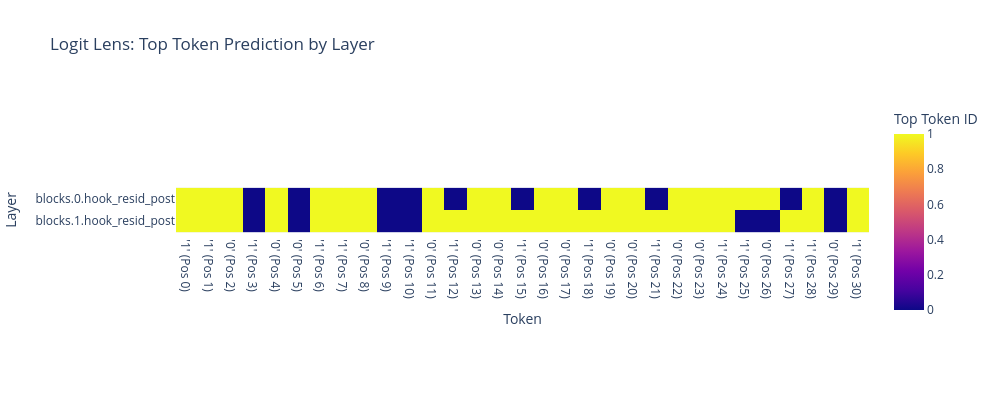

Notebook cell for this chart:
### Code cell
fig = plot_logit_lens_heatmap(
    model,
    cache_data=clean_cache_data,
    start=0, # Start from the first token
    hook_filter='resid_post',
    figsize=(20, 8)
)
fig.show()

### Figure 1 — Plotly figure (JSON) as saved in the notebook; plotly's stock layout.template omitted (floating-point values rounded to 4 significant figures)
{"data": [{"coloraxis": "coloraxis", "hovertemplate": "Token: %{x}<br>Layer: %{y}<br>Top Token ID: %{z}<extra></extra>", "name": "0", "type": "heatmap", "x": ["'1' (Pos 0)", "'1' (Pos 1)", "'0' (Pos 2)", "'1' (Pos 3)", "'0' (Pos 4)", "'0' (Pos 5)", "'1' (Pos 6)", "'1' (Pos 7)", "'0' (Pos 8)", "'1' (Pos 9)", "'1' (Pos 10)", "'0' (Pos 11)", "'1' (Pos 12)", "'0' (Pos 13)", "'0' (Pos 14)", "'1' (Pos 15)", "'0' (Pos 16)", "'0' (Pos 17)", "'1' (Pos 18)", "'0' (Pos 19)", "'0' (Pos 20)", "'1' (Pos 21)", "'0' (Pos 22)", "'0' (Pos 23)", "'1' (Pos 24)", "'1' (Pos 25)", "'0' (Pos 26)", "'1' (Pos 27)", "'1' (Pos 28)", "'0' (Pos 29)", "'1' (Pos 30)"], "xaxis": "x", "y": ["blocks.0.hook_resid_post", "blocks.1.hook_resid_post"], "yaxis": "y", "z": [[1, 1, 1, 0, 1, 0, 1, 1, 1, 0, 0, 1, 0, 1, 1, 0, 1, 1, 0, 1, 1, 0, 1, 1, 1, 1, 1, 0, 1, 0, 1], [1, 1, 1, 0, 1, 0, 1, 1, 1, 0, 0, 1, 1, 1, 1, 1, 1, 1, 1, 1, 1, 1, 1, 1, 1, 0, 0, 1, 1, 0, 1]]}], "layout": {"coloraxis": {"colorbar": {"title": {"text": "Top Token ID"}}, "colorscale": [[0, "#0d0887"], [0.1111, "#46039f"], [0.2222, "#7201a8"], [0.3333, "#9c179e"], [0.4444, "#bd3786"], [0.5556, "#d8576b"], [0.6667, "#ed7953"], [0.7778, "#fb9f3a"], [0.8889, "#fdca26"], [1, "#f0f921"]]}, "height": 400, "title": {"text": "Logit Lens: Top Token Prediction by Layer"}, "width": 1000, "xaxis": {"anchor": "y", "constrain": "domain", "domain": [0, 1], "scaleanchor": "y", "title": {"text": "Token"}}, "yaxis": {"anchor": "x", "autorange": "reversed", "constrain": "domain", "domain": [0, 1], "title": {"text": "Layer"}}}}
